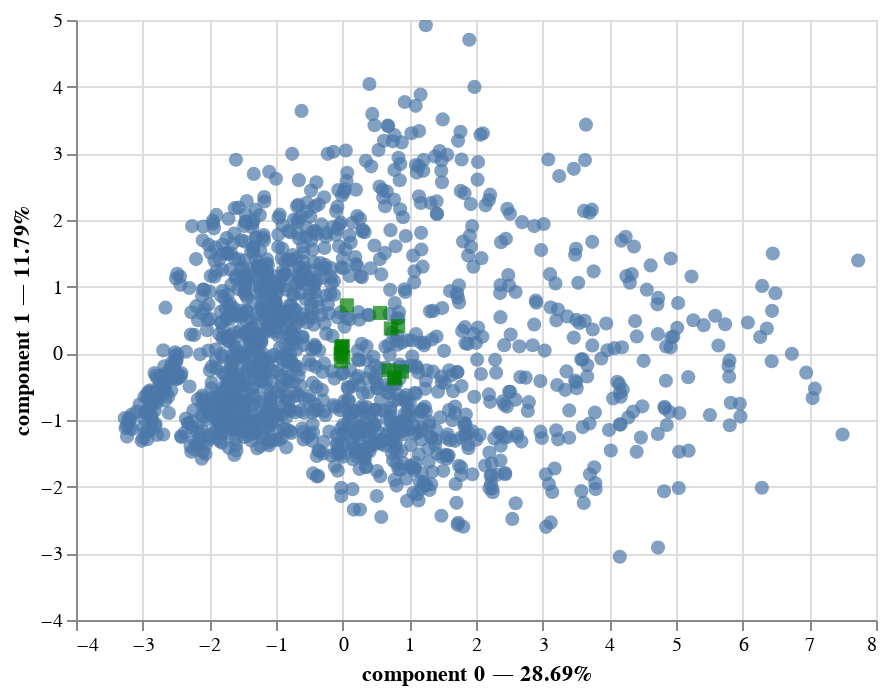

Write notebook code for a chart like this one.
### Code cell
pca.plot(
    df_int,
    x_component=0,
    y_component=1,
    
    show_rows=True,
    show_columns=True
)

### Figure 1 — Vega-Lite specification as saved in the notebook (floating-point values rounded to 4 significant figures; data arrays with more than 128 entries replaced by an {"elided": "..."} marker saying what was removed)
{"config": {"view": {"continuousWidth": 400, "continuousHeight": 300}}, "layer": [{"mark": {"type": "circle", "size": 50}, "encoding": {"tooltip": [{"field": "index", "type": "quantitative"}, {"field": "component 0", "type": "quantitative"}, {"field": "component 1", "type": "quantitative"}], "x": {"axis": {"title": "component 0 — 28.69%"}, "field": "component 0", "scale": {"zero": false}, "type": "quantitative"}, "y": {"axis": {"title": "component 1 — 11.79%"}, "field": "component 1", "scale": {"zero": false}, "type": "quantitative"}}, "selection": {"selector004": {"type": "interval", "bind": "scales", "encodings": ["x", "y"]}}}, {"data": {"name": "data-b67a318367619e1dc1736b94b94b5b76"}, "mark": {"type": "square", "color": "green", "size": 50}, "encoding": {"tooltip": [{"field": "variable", "type": "nominal"}], "x": {"field": "component 0", "scale": {"zero": false}, "type": "quantitative"}, "y": {"field": "component 1", "scale": {"zero": false}, "type": "quantitative"}}}], "data": {"name": "data-f6c3cc7c11966687da788423dbd8f42e"}, "$schema": "https://vega.github.io/schema/vega-lite/v4.17.0.json", "datasets": {"data-f6c3cc7c11966687da788423dbd8f42e": {"elided": "1470 records"}, "data-b67a318367619e1dc1736b94b94b5b76": [{"variable": "Age", "component 0": 0.5615, "component 1": 0.6066, "component 2": -0.003378}, {"variable": "DailyRate", "component 0": -0.01366, "component 1": 0.1002, "component 2": 0.2143}, {"variable": "DistanceFromHome", "component 0": 0.009644, "component 1": -0.05339, "component 2": 0.6873}, {"variable": "HourlyRate", "component 0": -0.02262, "component 1": 0.0805, "component 2": 0.364}, {"variable": "MonthlyIncome", "component 0": 0.7228, "component 1": 0.3731, "component 2": -0.05403}, {"variable": "MonthlyRate", "component 0": 0.002251, "component 1": 0.1107, "component 2": -0.02104}, {"variable": "NumCompaniesWorked", "component 0": 0.06211, "component 1": 0.7196, "component 2": -0.005788}, {"variable": "PercentSalaryHike", "component 0": -0.03077, "component 1": -0.005933, "component 2": 0.4815}, {"variable": "TotalWorkingYears", "component 0": 0.8323, "component 1": 0.4086, "component 2": -0.009943}, {"variable": "TrainingTimesLastYear", "component 0": -0.02203, "component 1": -0.1188, "component 2": -0.4228}, {"variable": "YearsAtCompany", "component 0": 0.8887, "component 1": -0.2737, "component 2": -0.002201}, {"variable": "YearsInCurrentRole", "component 0": 0.7843, "component 1": -0.3589, "component 2": 0.04979}, {"variable": "YearsSinceLastPromotion", "component 0": 0.6901, "component 1": -0.2552, "component 2": -0.004144}, {"variable": "YearsWithCurrManager", "component 0": 0.774, "component 1": -0.3791, "component 2": 0.03285}]}}
